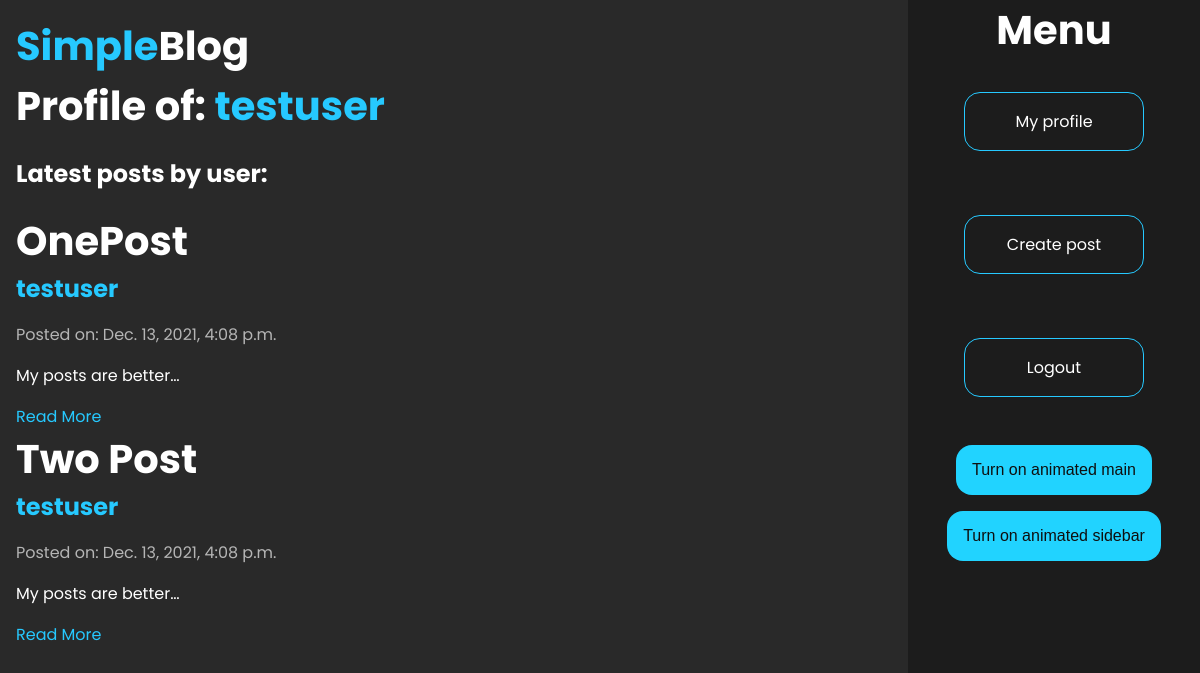
The app's page /profile/3/ (signed in) with its own data.
### blog/models.py (models this page shows, shortened)
class Post(models.Model):
    title = models.CharField(max_length=200)
    author = models.ForeignKey(User, on_delete=models.CASCADE)
    body = models.TextField()
    created_on = models.DateTimeField(auto_now_add=True)
    last_modified = models.DateTimeField(auto_now=True)

### blog/views.py (the view)
# urls.py: path('profile/<int:pk>/', ProfileDetailView.as_view(), name='blog-profile'),
class ProfileDetailView(LoginRequiredMixin, DetailView):
    template_name = 'blog/profile.html'
    model = User
    context_object_name = 'user_profile'
    def get_context_data(self, **kwargs):
        context = super().get_context_data(**kwargs)
        print(self.kwargs)
        context['posts'] = Post.objects.filter(author__id = self.kwargs['pk'])[:2]
        return context

### blog/templates/blog/profile.html
{% extends 'blog/base.html' %}
{% load static %}
{% block main_content %}
    <div class="post">
        <h1 class="title">Profile of: <span>{{ user_profile.username }}</span></h1>
        <h2>Latest posts by user:</h2>
    </div>
    {% if posts %}
    {% for post in posts %}
        <h1 class="title">{{ post.title }}</h1>
        <h2 class="author">{{ post.author }}</h2>
        <p class="date">Posted on: {{ post.created_on }}</p>
        <p>{{ post.body|truncatechars:20 }}</p>
        <a href="{% url 'blog-post' post.id %}" class="read-more">Read More</a>
    {% endfor %}
    {% endif %}
{% endblock %}

### blog/static/blog/style.css (style rules this page uses)
html, body { margin: 0; padding: 0; font-family: 'Poppins', sans-serif; background-color: #292929; color: white; height: 100%; }
.container h1 { font-size: 2.5em; margin: 0; padding: 0; }
.container span { color: #26c9ff; }
.main a { text-decoration: none; }
.author { text-decoration: none; margin: 0; padding: 0; color: #26c9ff; }
.date { color: #b5b5b5; }
.read-more { text-decoration: none; color: #26c9ff; }

### records on screen
Post: title "OnePost", author "testuser", created_on "Dec. 13, 2021, 4:08 p.m.", body "My posts are better…"
Post: title "Two Post", author "testuser", created_on "Dec. 13, 2021, 4:08 p.m.", body "My posts are better…"

### other values on screen
{{ user_profile.username }} "testuser"
